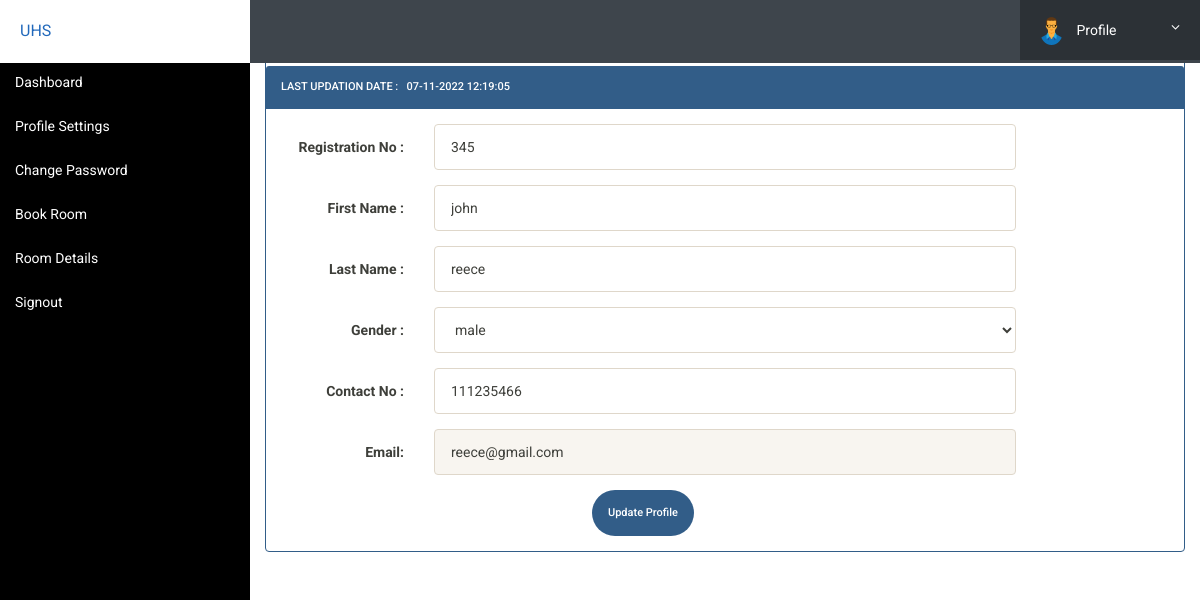
/student_profile.php (signed in), run on the app's committed database.
### tables this page shows
CREATE TABLE `userregistration` (
  `id` int(11) NOT NULL,
  `regNo` varchar(255) NOT NULL,
  `firstName` varchar(255) NOT NULL,
  `lastName` varchar(255) NOT NULL,
  `gender` varchar(255) NOT NULL,
  `contactNo` bigint(20) NOT NULL,
  `emailaddr` varchar(255) NOT NULL,
  `password` varchar(255) NOT NULL,
  `regDate` timestamp NOT NULL DEFAULT current_timestamp(),
  `updationDate` varchar(45) NOT NULL,
  `passUdateDate` varchar(45) NOT NULL
);

### student_profile.php (the view, shortened to what this page needs)
<?php
include('includes/config.php');
?>
<!doctype html>
<html lang="en" class="no-js">
    <head>
    <?php include("includes/head.php") ?>
    </head>
    <body>
        <?php include('includes/header.php'); ?>
        <div class="ts-main-content">
            <?php include('includes/sidebar.php'); ?>
            <div class="content-wrapper">
                <div class="container-fluid">
                    <?php
                    $aid = $_SESSION['id'];
                    $ret = "select * from userregistration where id=?";
                    $stmt = $mysqli->prepare($ret);
                    $stmt->bind_param('i', $aid);
                    $stmt->execute();
                    $res = $stmt->get_result();
                    while ($row = $res->fetch_object()) {
                    ?>
                    <div class="row">
                        <div class="col-md-12">
                            <div class="row">
                                <div class="col-md-12">
                                    <div class="panel panel-primary">
                                        <div class="panel-heading" style="margin-top:10px;">
                                            Last Updation date : &nbsp; <?php echo $row->updationDate; ?>
                                        </div>
                                        <div class="panel-body">
                                            <form method="post" action="" name="registration" class="form-horizontal"
                                                onSubmit="return valid();">
                                                <div class="form-group">
                                                    <label class="col-sm-2 control-label"> Registration No : </label>
                                                    <div class="col-sm-8">
                                                        <input type="text" name="regno" id="regno" class="form-control"
                                                            required="required" value="<?php echo $row->regNo; ?>">
                                                    </div>
                                                </div>
                                                <div class="form-group">
                                                    <label class="col-sm-2 control-label">First Name : </label>
                                                    <div class="col-sm-8">
                                                        <input type="text" name="fname" id="fname" class="form-control"
                                                            value="<?php echo $row->firstName; ?>" required="required">
                                                    </div>
                                                </div>
                                                <div class="form-group">
                                                    <label class="col-sm-2 control-label">Last Name : </label>
                                                    <div class="col-sm-8">
                                                        <input type="text" name="lname" id="lname" class="form-control"
                                                            value="<?php echo $row->lastName; ?>" required="required">
                                                    </div>
                                                </div>
                                                <div class="form-group">
                                                    <label class="col-sm-2 control-label">Gender : </label>
                                                    <div class="col-sm-8">
                                                        <select name="gender" class="form-control" required="required">
                                                            <option value="<?php echo $row->gender; ?>">
                                                                <?php echo $row->gender; ?></option>
                                                        </select>
                                                    </div>
                                                </div>
                                                <div class="form-group">
                                                    <label class="col-sm-2 control-label">Contact No : </label>
                                                    <div class="col-sm-8">
                                                        <input type="text" name="contact" id="contact"
                                                            class="form-control" maxlength="10"
                                                            value="<?php echo $row->contactNo; ?>" required="required">
                                                    </div>
                                                </div>
                                                <div class="form-group">
                                                    <label class="col-sm-2 control-label">Email: </label>
                                                    <div class="col-sm-8">
                                                        <input type="email" name="emailaddr" id="email"
                                                            class="form-control" value="<?php echo $row->emailaddr; ?>"
                                                            readonly>
                                                    </div>
                                                </div>
                                                <?php } ?>
                                                <div class="col-sm-6 col-sm-offset-4">
                                                    <input type="submit" name="update" Value="Update Profile"
                                                        class="btn btn-primary">
                                                </div>
                                            </form>
                                        </div>
                                    </div>
                                </div>
                            </div>
                        </div>
                    </div>
                </div>
            </div>
        </div>
    </body>
</html>

### css/style.css (style rules this page uses)
html { font-size: 14px; }
@media only screen and (min-width: 480px) { html { font-size: 17px; } }
@media only screen and (min-width: 768px) { html { font-size: 14px; } }
body { font-size: 1em; }
.btn { border-radius: 40px; }
.panel { overflow: hidden; }
.btn { text-transform: none; }
.ts-main-content .content-wrapper { padding-top: 15px; margin-top: 20px; }
@media only screen and (min-width: 992px) { .ts-main-content .content-wrapper { margin-left: 250px; } }

### data on the page
userregistration: updationDate "07-11-2022 12:19:05", regno "345", fname "john", lname "reece", gender "male", contact "111235466", emailaddr "reece@gmail.com"
